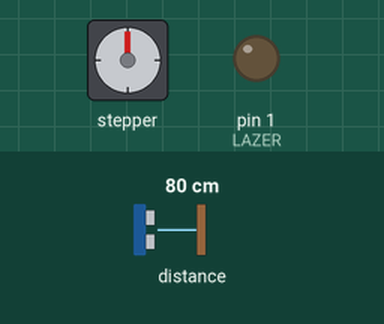
The sketch below on a simulated Arduino Uno, built with avr-gcc and run on an emulated ATmega328P. On the bench: stepper motor, output pins drawn as LEDs (lit = HIGH). The inputs (shaded band) are chosen by the test bench; at power-on: distance to the obstacle 80 cm. Stepper angles assume 4096 steps per turn. At 21.3 s the program stops and its outputs stay as they are.

Above: at 0.3 s.
At 8.29 s:
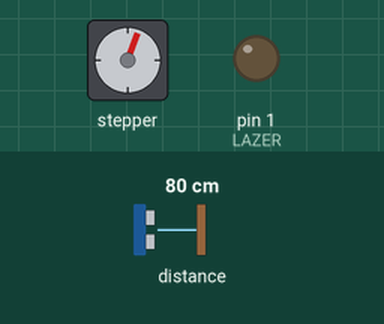
At 16.9 s:
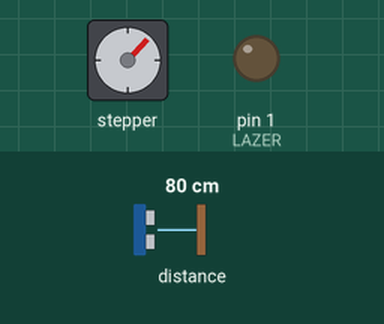
At 21.4 s:
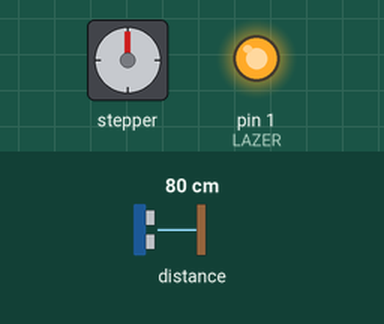
Timing chart, 0 to 22.8 s (numbered marks = the images above):
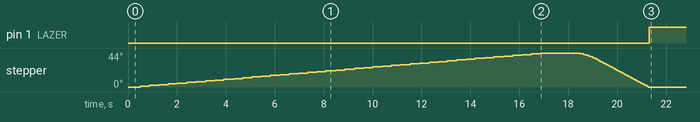

Measured:
- by itself, pin 1 (LAZER): LOW → HIGH at 21.3 s

The sketch:

Lab10_4.ino
```cpp
#include <AccelStepper.h>
#include <VL53L1X.h>
#include <Wire.h>

#define LAZER 1

VL53L1X lidar;

const int stepsPerRevolution = 8;
int reading = 0;
int found,lost;
int alreadyFound = 0;
int shootAt;

AccelStepper myStepper(stepsPerRevolution , 28, 29, 31, 30);

void setup() {
  // put your setup code here, to run once:

  pinMode(LAZER, OUTPUT);

  myStepper.setMaxSpeed(200);
  myStepper.setAcceleration(200);

  Wire.begin();

  lidar.setTimeout(500);
  lidar.init();
  lidar.setDistanceMode(VL53L1X::Long);
  lidar.setMeasurementTimingBudget(50000);

}

void loop() {
  // put your main code here, to run repeatedly:

  myStepper.moveTo(512);

  lidar.startContinuous(20);

  while (myStepper.currentPosition() != 511){
    myStepper.run();
    reading = lidar.read(true);

    if(lidar.timeoutOccurred()) reading = 2500;

    if(reading <= 2000 && alreadyFound == 0){
      found = myStepper.currentPosition()-1;
      alreadyFound = 1;
    }
    if(alreadyFound == 1 && reading >= 2000 ){
      lost = myStepper.currentPosition()-1;
      alreadyFound = 2;
    }
  }
  myStepper.stop();
  delay(1000);

  myStepper.moveTo(-100);

  shootAt = ((found + lost)/2)+2 ;

  while(myStepper.currentPosition() != shootAt){
    myStepper.run();
  }
  myStepper.stop();
  digitalWrite(LAZER, HIGH);

  while(1);

}
```
